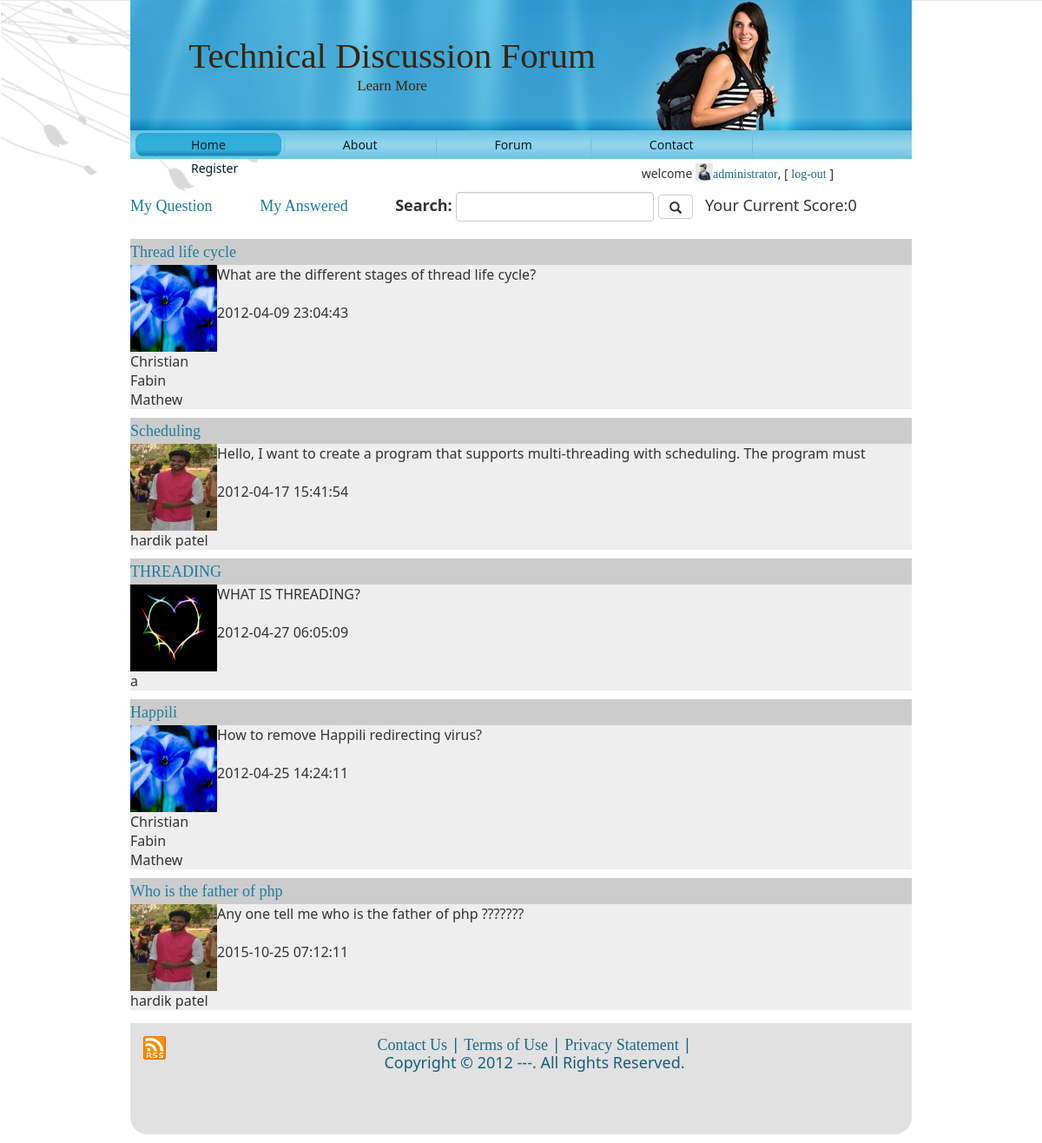
The page /uhome.php (signed in) on the database its author committed.
### tables this page shows
CREATE TABLE `question` (
  `question_id` int(11) NOT NULL,
  `heading` varchar(50) NOT NULL,
  `question_detail` varchar(2000) NOT NULL,
  `datetime` timestamp NOT NULL DEFAULT CURRENT_TIMESTAMP,
  `user_id` int(11) NOT NULL,
  `subtopic_id` int(11) NOT NULL,
  `views` int(11) NOT NULL
);

CREATE TABLE `user` (
  `user_id` int(11) NOT NULL,
  `country` varchar(50) NOT NULL,
  `state` varchar(50) NOT NULL,
  `address` varchar(500) NOT NULL,
  `user_type` varchar(50) NOT NULL,
  `username` varchar(50) DEFAULT NULL,
  `fullname` varchar(50) DEFAULT NULL,
  `password` varchar(50) DEFAULT NULL,
  `user_acc_active` tinyint(1) DEFAULT NULL,
  `dob` date NOT NULL,
  `e_mail` varchar(100) DEFAULT NULL,
  `gender` varchar(20) NOT NULL,
  `uimg` varchar(255) NOT NULL,
  `isuser` tinyint(1) NOT NULL,
  `score` float NOT NULL DEFAULT '0'
);

### utility.php (called while the page is built, shortened)
<?php
	function ExecuteQuery ($SQL)
	{
		$rows = mysql_query ($SQL) or die(mysql_error());
		return $rows;
	}
?>

### uhome.php (the view, shortened to what this page needs)
<link rel="stylesheet" href="https://maxcdn.bootstrapcdn.com/bootstrap/3.3.7/css/bootstrap.min.css">
<?php
	require("header.php");
	require("checkUser.php");
?>
<form class="form-inline" action="search_page.php">
	<h4><a href="que.php" >My Question</a>
<a href="ans.php" style="margin-left: 50px">My Answered </a>
  <div class="form-group" style="margin-left: 50px">
    <label for="email">Search:</label>
    <input type="text" class="form-control" required  id="search" name="search">
  </div>
  <button type="submit" class="btn btn-default"><span class="glyphicon glyphicon-search"></span> </button>
&nbsp; Your Current Score:<?php echo $_SESSION["score"]; ?>
</form>
<br><br>
<?php
	$sql="select * from question,user where question.user_id=user.user_id ORDER BY  views desc limit 5";
	$result=ExecuteQuery($sql);
	while($row = mysql_fetch_array($result))
	{
			echo "<span class='box2'>";
			echo "<span class='head'><a href='questionview.php?qid=$row[question_id]' >$row[heading]</a></span>";
			echo "<table>";
			echo "<tr><td valign='top' width='100px'>
				<img src='$row[uimg]' alt='' class='uimg'/>
				<br/>
			$row[fullname]
			<td valign='top'>
			$row[question_detail]<br/><br/>
			$row[datetime]<br/><br/>
			</td></tr>";
			echo "</table></span><div class='h10'></div>";
		}
		require("footer.php");
?>

### header.php (shortened to what this page needs)
<?php require_once("utility.php");
?>
<!DOCTYPE html PUBLIC "-//W3C//DTD XHTML 1.0 Transitional//EN" "http://www.w3.org/TR/xhtml1/DTD/xhtml1-transitional.dtd">
<html xmlns="http://www.w3.org/1999/xhtml">
<head>
    <link rel="stylesheet" href="res/style.css" type="text/css" media="screen" />
    <link rel="stylesheet" href="css/bootstrap.css" type="text/css" media="screen" />
</head>
<body>
    <div id="art-main">
        <div class="art-Sheet">
            <div class="art-Sheet-body">
                <div class="art-Header">
                    <div class="art-Header-jpeg"></div>
                    <div class="art-Logo">
                    <h1 id="name-text" class="art-Logo-name"><a href="uhome.php">Technical Discussion Forum</a></h1>
                        <div id="slogan-text" class="art-Logo-text">Learn More</div>
                    </div>
                </div>
                <div class="art-nav">
                	<ul class="art-menu">
                		<li><a href="uhome.php" id="auhome"><span class="l"></span><span class="r"></span><span class="t">Home</span></a></li>
                		<li><a href="aboutus.php" id="aaboutus"><span class="l"></span><span class="r"></span><span class="t">About</span></a>
                		</li>
                		<li><a href="forum.php" id="aforum"><span class="l" ></span><span class="r"></span><span class="t">Forum</span></a>
                		<li><a href="contact.php" id="acontact"><span class="l"></span><span class="r"></span><span class="t">Contact</span></a></li>
                        <li><a href="register.php" id="register"><span class="l"></span><span class="r"></span><span class="t">Register</span></a></li>
</ul>
                </div>

### checkUser.php (shortened to what this page needs)
<span style="text-align:right ;width:90%; display:block; margin-bottom:5px;">
	welcome <a href="uedit.php"><img src="res/images/1.jpg" class="imagedel"/><?php echo $_SESSION["fn"];
	?></a>, [ <a href="logout.php">log-out</a> ]
</span>

### footer.php
<div class="cleared"></div><div class="art-Footer" style="">
                    <div class="art-Footer-inner">
                        <a href="#" class="art-rss-tag-icon" title="RSS"></a>
                        <div class="art-Footer-text">
                            <p><a href="contact.php">Contact Us</a> | <a href="terms.php">Terms of Use</a>
                                | <a href="prvs.php">Privacy Statement</a> | <br />
                                Copyright &copy; 2012 ---. All Rights Reserved.</p>
                        </div>
                    </div>
                    <div class="art-Footer-background"></div>
                </div>
            </div>
        </div>
</body>
</html>

### rows shown on the page
question: heading "Thread life cycle", user.uimg (picture), user.fullname "Christian Fabin Mathew", question_detail "What are the different stages of thread life cycle?", datetime "2012-04-09 23:04:43"
question: heading "Scheduling", user.uimg (picture), user.fullname "hardik patel", question_detail "Hello, I want to create a program that supports multi-threading with scheduling. The program must", datetime "2012-04-17 15:41:54"
question: heading "THREADING", user.uimg (picture), user.fullname "a", question_detail "WHAT IS THREADING?", datetime "2012-04-27 06:05:09"
question: heading "Happili", user.uimg (picture), user.fullname "Christian Fabin Mathew", question_detail "How to remove Happili redirecting virus?", datetime "2012-04-25 14:24:11"
question: heading "Who is the father of php", user.uimg (picture), user.fullname "hardik patel", question_detail "Any one tell me who is the father of php ???????", datetime "2015-10-25 07:12:11"

### other values the page prints
$_SESSION["fn"] "administrator"
$_SESSION["score"] "0"
